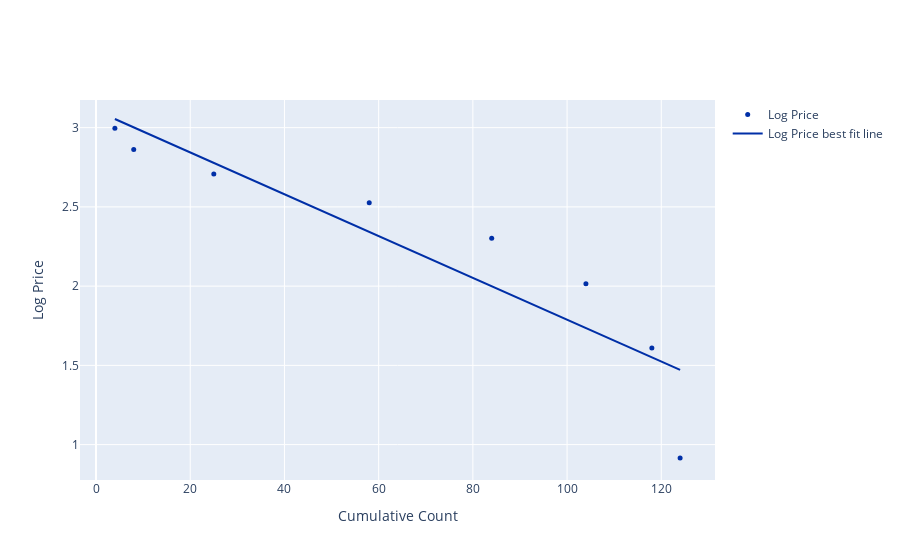

Here is the notebook cell this chart was saved with:
### Code cell
#plot Q vs Log Price 
demand_curve.iscatter("Cumulative Count","Log Price", fit_line=True)

### Figure 1 — Plotly figure (JSON) as saved in the notebook; plotly's stock layout.template omitted (floating-point values rounded to 4 significant figures)
{"data": [{"marker": {"color": "rgb(0,47,167)", "size": 5}, "mode": "markers", "name": "Log Price", "textfont": {"color": "rgb(0,47,167)"}, "textposition": "bottom center", "type": "scatter", "x": [4, 8, 25, 58, 84, 104, 118, 124], "y": [2.996, 2.862, 2.708, 2.526, 2.303, 2.015, 1.609, 0.9163]}, {"hovertemplate": "-0.0131883791617 * x + 3.10735347721", "marker": {"color": "rgb(0,47,167)"}, "mode": "lines", "name": "Log Price best fit line", "type": "scatter", "x": [4, 8, 25, 58, 84, 104, 118, 124], "y": [3.055, 3.002, 2.778, 2.342, 2.0, 1.736, 1.551, 1.472]}], "layout": {"xaxis": {"title": {"text": "Cumulative Count"}}, "yaxis": {"title": {"text": "Log Price"}}}}
